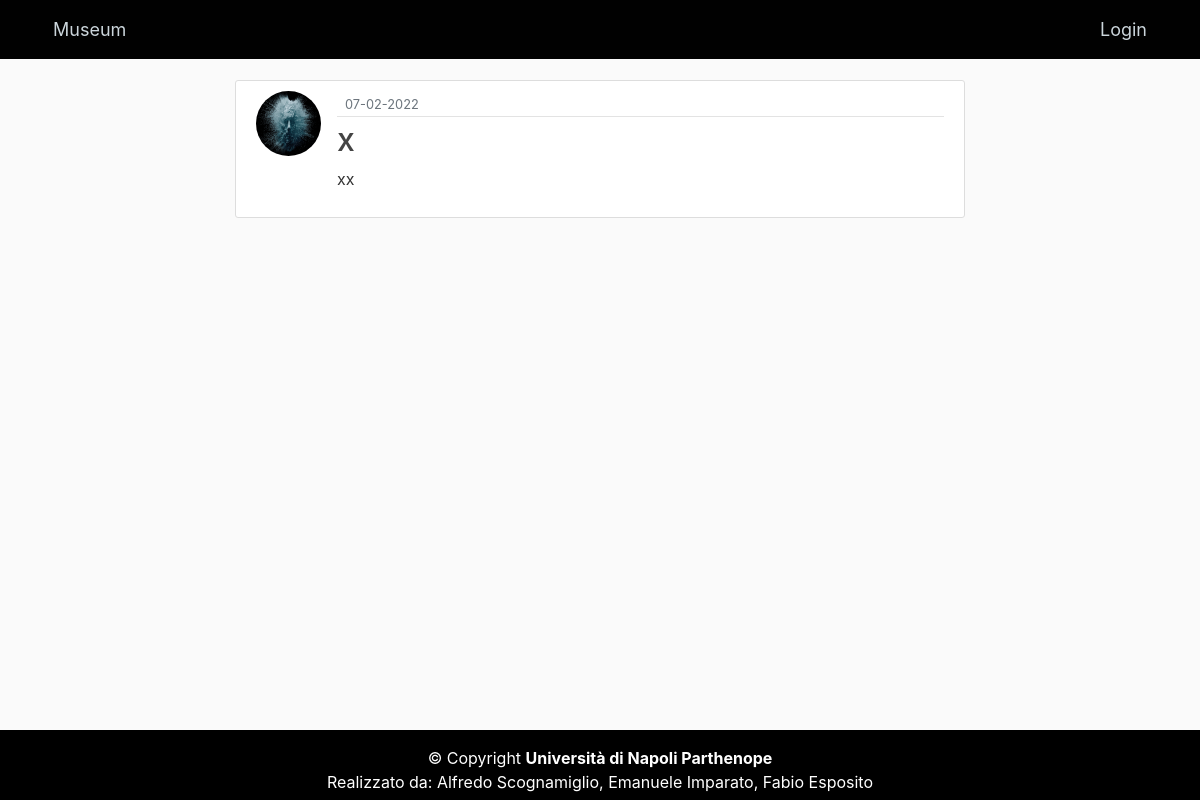
Page /post/3 on the earlier database version.
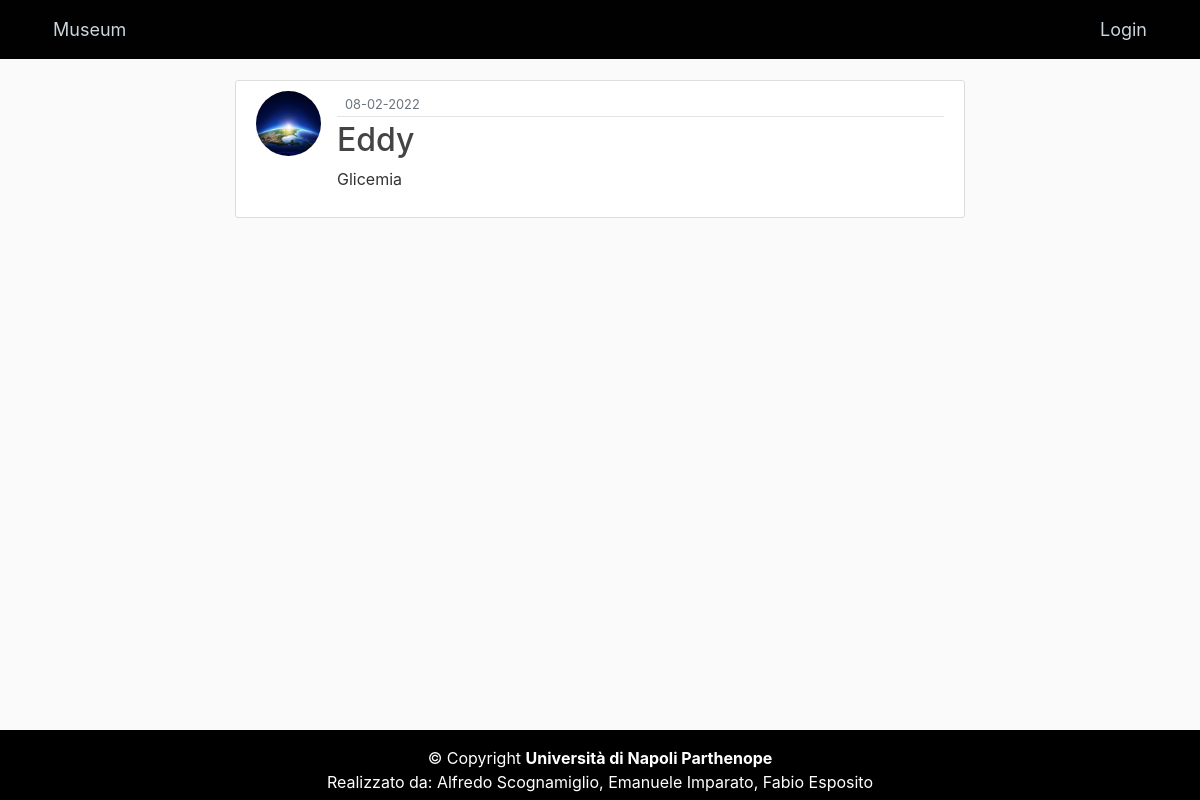
Same page on the later database version.
### MuseumProject/models.py (models this page shows)
class Administrator(db.Model, UserMixin):
    id = db.Column(db.Integer,primary_key=True)
    first_name = db.Column(db.String(20), nullable=False)
    email = db.Column(db.String(45), unique=True, nullable=False)
    password = db.Column(db.String(45), nullable=False)
    image_file = db.Column(db.String(20), nullable=False, default='default.jpg')
    posts = db.relationship('Post', backref='poster', lazy=True)                                #Un Admin può inserire più post (Relazione 1:N)

class Post(db.Model):
    id = db.Column(db.Integer, primary_key=True)
    title = db.Column(db.String(100), nullable=False)
    descrizione = db.Column(db.Text, nullable=False)
    date_posted = db.Column(db.DateTime, nullable=False, default=datetime.utcnow)
    post_image = db.Column(db.String(20), nullable=False, default='defaultPNG.png')
    admin_id = db.Column(db.Integer, db.ForeignKey('administrator.id'), nullable=False)         #Chiave esterna che fa riferimento alla tab.Administrator

### MuseumProject/routes.py (the view)
@app.route("/post/<int:post_id>")
def post(post_id):
    post = Post.query.get_or_404(post_id)                                    #Se il post con l id ricercato non esiste viene fornito la pagina d errore
    return render_template('post.html', title=post.title, post=post)

### MuseumProject/templates/post.html (shortened to what this page needs)
{% extends "layout.html" %}
{% block content %}
  <article class="media content-section">
    <img class="rounded-circle article-img" src="{{ url_for('static', filename='images/' + post.poster.image_file) }}">
    <div class="media-body">
      <div class="article-metadata">
        <small class="text-muted">{{ post.date_posted.strftime('%d-%m-%Y') }}</small>
      </div>
      <h2 class="article-title">{{ post.title }}</h2>
      <p class="article-content">{{ post.descrizione }}</p>
    </div>
  </article>
{% endblock content %}

Differences in the rows shown:
no longer on this page (row unchanged): Administrator: image_file (placeholder picture)
now on this page (row edited): Administrator: image_file (picture)
changed Post: date_posted "07-02-2022" → "08-02-2022"; title "x" → "Eddy"; descrizione "xx" → "Glicemia"
